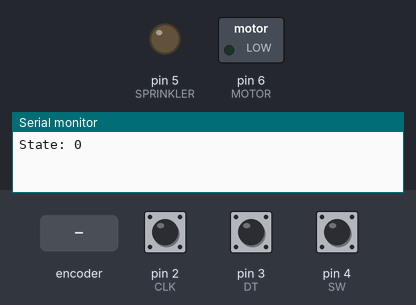
The sketch below on a simulated Arduino Uno, built with avr-gcc and run on an emulated ATmega328P. On the bench: switched loads named in the sketch (green lamp = pin HIGH), output pins drawn as LEDs (lit = HIGH), the last lines printed to the serial monitor. The test bench sets the inputs (shaded band); at power-on: pin 4 (SW) HIGH, pin 2 (CLK) HIGH, pin 3 (DT) HIGH.

Above: at 1.2 s.
1.3 s: rotary encoder on pin 2 (CLK) / pin 3 (DT) turned 1 step (first pin leading)
At 1.8 s:
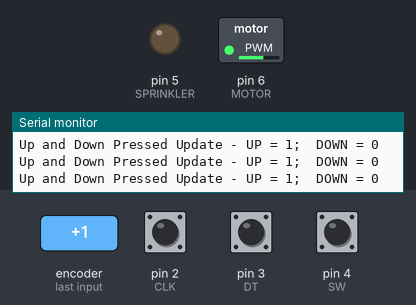
3.0 s: pin 4 (SW) pulled LOW for 0.15 s
Timing chart, 0 to 6.0 s (numbered marks = the images above; inputs shaded):
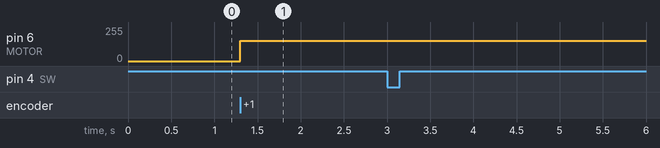

Measured:
- after the input at 1.3 s, pin 6 (MOTOR): 0/255 → 153/255 at once

The sketch:

HWExercise1.ino
```cpp
// (licence header left out)
// Signals:
#define CLK 2 // UP for clockwise rotation, DOWN for counterclockwise rotation
#define DT 3
#define SW 4 // BACK button: 0 when pressed, 1 otherwise.
#define HOME_POS 4 // Button for HOME_POS too.
#define SPRINKLER 5
#define MOTOR 6

// States:
#define OFF 0
#define SINGLE 1
#define SPRINKLING 2
#define PULSED 3
#define SLOW 4
#define FAST 5

// Configurations:
#define IDLE_MOTOR 0 // 0V
#define SLOW_MOTOR 153 // 3V
#define FAST_MOTOR 255 // 5V
#define SPRINKLING_ROUNDS 6
#define STANDARD_PULSE_T_SEC 6 // sec

// Global Variables:
uint8_t state;
unsigned long lastSingleTimeMillis;

// Global Control Variables:
volatile bool stateChanged; // true when state is changed, false otherwise
volatile bool upPressed; // true when clockwise rotation, false otherwise
volatile bool downPressed; // true when counterclockwise rotation, false otherwise
bool backPressed; // true when pressed, false otherwise
bool motorAuth; // true when motor is authorized to move, false otherwise

uint8_t lastClk;
uint8_t lastDt;
uint8_t lastSw;


void setup() {
  noInterrupts();
  Serial.begin(115200);
  cleanControlVariables();
  lastSingleTimeMillis = 0;
  pinMode(CLK, INPUT_PULLUP);
  pinMode(DT, INPUT_PULLUP);
  pinMode(SW, INPUT_PULLUP);
  pinMode(SPRINKLER, OUTPUT);
  pinMode(MOTOR, OUTPUT);
  attachInterrupt(digitalPinToInterrupt(CLK), clkInterrupt, CHANGE);
  attachInterrupt(digitalPinToInterrupt(DT), dtInterrupt, CHANGE);
  interrupts();
  lastClk = digitalRead(CLK);
  lastDt = digitalRead(DT);
  lastSw = digitalRead(SW);
  state = OFF;
  goMotor1Round(SLOW_MOTOR); // To go in Home Position by default.
}

void loop() {
  updateState();
  Serial.print("State: ");
  Serial.println(state);
  cleanControlVariables();
  performState();
}

void cleanControlVariables(){
  stateChanged = false;
  motorAuth = false;
  upPressed = false;
  downPressed = false;
  backPressed = false;
}

void updateState(){
  switch(state){
    case OFF:
      if(upPressed){
        state = PULSED;
      }
      else if(downPressed){
        state = SINGLE;
      }
      else if(backPressed){
        state = SPRINKLING;
      }
      break;
    case SINGLE:
      state = OFF;
      break;
    case SPRINKLING:
      state = OFF;
      break;
    case PULSED:
      if(upPressed){
        state = SLOW;
      }
      else if(downPressed){
        state = OFF;
      }
      break;
    case SLOW:
      if(upPressed){
        state = FAST;
      }
      else if(downPressed){
        state = PULSED;
      }
      break;
    case FAST:
      if(downPressed){
        state = SLOW;
      }
      break;
  }
}

void performState(){
  switch(state){
    case OFF:
      off();
      break;
    case SINGLE:
      single();
      break;
    case SPRINKLING:
      sprinkling();
      break;
    case PULSED:
      pulsed();
      break;
    case SLOW:
      slow();
      break;
    case FAST:
      fast();
      break;
  }
}

void clkInterrupt(){
  upAndDownUpdate();
  stateChanged = true;
}

void dtInterrupt(){
  upAndDownUpdate();
  stateChanged = true;
}

void upAndDownUpdate(){
  delay(20);
  uint8_t newClk = digitalRead(CLK);
  uint8_t newDt = digitalRead(DT);
  if(lastClk == LOW && lastDt == LOW){
    if(newClk == HIGH){
        upPressed = true;
      }
    else if(newDt == HIGH){
        downPressed = true;
    }
  }
  else if(lastClk == LOW && lastDt == HIGH){
    if(newDt == LOW){
      upPressed = true;
    }
    else if(newClk == HIGH){
      downPressed = true;
    }
  }
  else if(lastClk == HIGH && lastDt == LOW){
    if(newDt == HIGH){
      upPressed = true;
    }
    else if (newClk == LOW){
      downPressed = true;
    }
  }
  else{ // Case 1 1
    if(newClk == LOW){
      upPressed = true;
    }
    else if(newDt == LOW){
      downPressed = true;
    }
  }
  lastClk = newClk;
  lastDt = newDt;
  Serial.print("Up and Down Pressed Update - ");
  Serial.print("UP = ");
  Serial.print(upPressed);
  Serial.print(";  DOWN = ");
  Serial.println(downPressed);
}

void goMotor1Round(uint8_t vel){
  if(!motorAuth && digitalRead(HOME_POS)){
    return;
  }
  analogWrite(MOTOR, vel);
  while(digitalRead(HOME_POS) == LOW);
  while(!digitalRead(HOME_POS) == LOW);
  analogWrite(MOTOR, IDLE_MOTOR);
}

void off(){
  while((!stateChanged) && (!backPressed)){
    if(digitalRead(SW) == LOW){
      backPressed = true;
      stateChanged = true;
    }
  }
}

void single(){
  lastSingleTimeMillis = millis();
  motorAuth = true;
  goMotor1Round(FAST_MOTOR);
}

void sprinkling(){
  digitalWrite(SPRINKLER, HIGH);
  for(uint8_t i = 0; (i < SPRINKLING_ROUNDS) && (!stateChanged); i++){
    motorAuth = true;
    goMotor1Round(FAST_MOTOR);
  }
  digitalWrite(SPRINKLER, LOW);
}

void pulsed(){
  unsigned long startTimeMillis = millis();
  unsigned long deltaTMillis = STANDARD_PULSE_T_SEC * 1000;
  if(lastSingleTimeMillis < deltaTMillis){
    deltaTMillis = lastSingleTimeMillis;
  }
  while(!stateChanged){
    motorAuth = true;
    goMotor1Round(SLOW_MOTOR);
    while((!stateChanged) && (millis() - startTimeMillis <= deltaTMillis));
  }
}

void slow(){
  while(!stateChanged){
    motorAuth = true;
    goMotor1Round(SLOW_MOTOR);
  }
}

void fast(){
  while(!stateChanged){
    motorAuth = true;
    goMotor1Round(FAST_MOTOR);
  }
}
```
